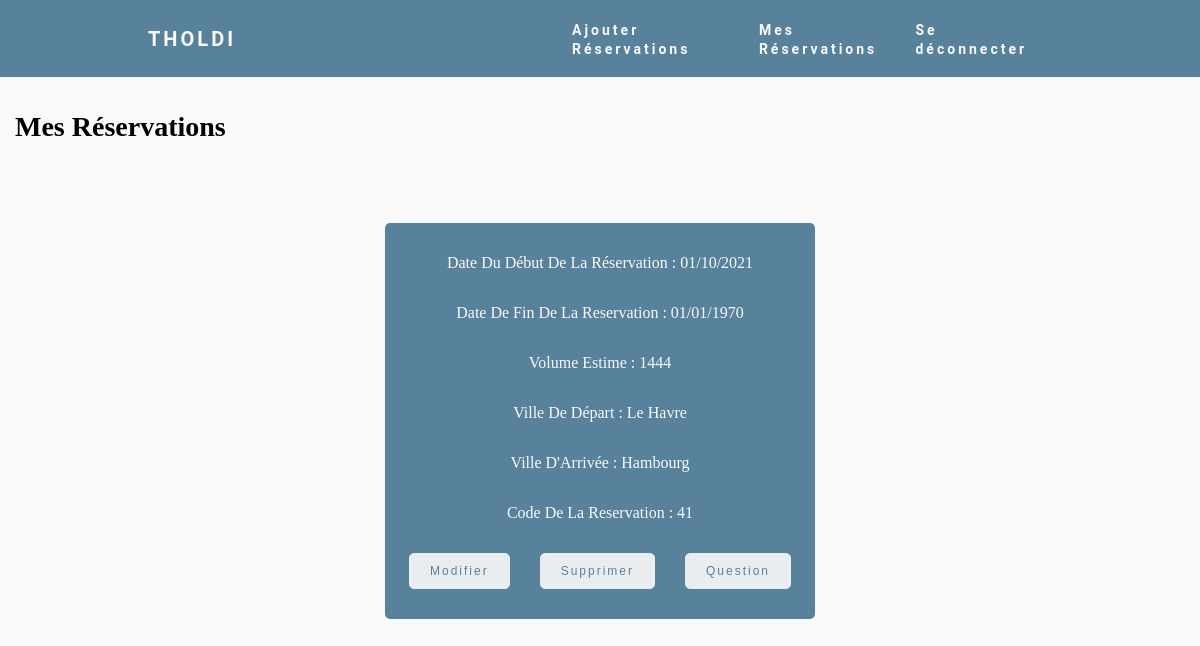
Page /reservation.php (signed in) on the committed database.
### tables this page shows
CREATE TABLE IF NOT EXISTS `reservation` (
  `codeReservation` int(15) NOT NULL AUTO_INCREMENT,
  `dateDebutReservation` bigint(20) DEFAULT NULL,
  `datefinReservation` bigint(20) DEFAULT NULL,
  `dateReservation` bigint(20) DEFAULT NULL,
  `volumeEstime` decimal(4,0) DEFAULT NULL,
  `codeDevis` int(1) DEFAULT NULL,
  `codeVilleMiseDisposition` int(6) NOT NULL,
  `codeVilleRendre` int(6) NOT NULL,
  `codeUtilisateur` smallint(6) NOT NULL,
  `numeroDeReservation` int(11) DEFAULT NULL,
  `etat` char(10) DEFAULT NULL,
  `libelleMessage` varchar(200) DEFAULT NULL,
  `etatMsg` boolean DEFAULT NULL,
  `dateMessage` bigint(20) DEFAULT NULL,

  PRIMARY KEY (`codeReservation`),
  KEY `fk_Dev` (`codeDevis`),
  KEY `fk_V` (`codeVilleMiseDisposition`),
  KEY `fk_Ville` (`codeVilleRendre`),
  KEY `fk_codeU` (`codeUtilisateur`)
);

CREATE TABLE IF NOT EXISTS `ville` (
  `codeVille` int(6) NOT NULL AUTO_INCREMENT,
  `nomVille` char(30) NOT NULL,
  `codePays` char(4) NOT NULL,
  PRIMARY KEY (`codeVille`),
  KEY `fk_codePa` (`codePays`)
);

### gestion.base.inc.php (called while the page is built, shortened)
<?php
function gestionnaireDeConnexion()
{
    try {
        $pdo = new PDO(
            'mysql:host=localhost;dbname=tholdi',
            'root',
            '',
            array(PDO::MYSQL_ATTR_INIT_COMMAND => "SET NAMES utf8")
        );
    } catch (PDOException $e) {
        echo $e->getMessage();
    }
    return $pdo;
}
function obtenirNomVille($codeVilleSelectionee)
{
    $pdo = gestionnaireDeConnexion();
    if ($pdo != NULL) {
        $req = "select nomVille from VILLE where codeVille = $codeVilleSelectionee";
        $pdoStatement = $pdo->query($req);
        $laVilleSelectionee = $pdoStatement->fetch();
        $laVilleSelectionee = $laVilleSelectionee[0];
    }
    return $laVilleSelectionee;
}
function afficherReservation($code)
{
    $lesReservations = array();
    $pdo = gestionnaireDeConnexion();
    if ($pdo != NULL) {
        $sql = "SELECT * from RESERVATION  where codeUtilisateur=:code order by codeReservation";
        $prep = $pdo->prepare($sql);
        $prep->bindParam(':code', $code, PDO::PARAM_STR);
        $prep->execute();
        $lesReservations = $prep->fetchAll(PDO::FETCH_ASSOC);
    }
    return $lesReservations;
}

### reservation.php (the view, shortened to what this page needs)
<?php
include_once 'gestion.base.inc.php';
?>
<!DOCTYPE html>
<html>
<head>
    <link rel="stylesheet" href="reservation.css"/>
</head>
<body>
    <nav>
        <div class="logo">
            <h4>THOLDI</h4>
        </div>
        <ul class="nav-Links">
            <li><a href="creerReservation.php">Ajouter Réservations</a></li>
            <li><a href="reservation.php">Mes Réservations</a></li>
            <li><a href="deconnexion.php">Se déconnecter</a></li>
        </ul>
    </nav>
    <h1 class="titlePage"> Mes Réservations</h1>
    <div class="containerReservation">
        <?php
        $collectionReservations = afficherReservation($_SESSION['codeUtilisateur']);
        foreach ($collectionReservations as $reservation) :
        ?>
            <div class="resaBox">
                <p>Date Du Début De La Réservation : <?php echo date('d/m/Y', $reservation["dateDebutReservation"]) ?></p>
                <p> Date De Fin De La Reservation : <?php echo date('d/m/Y', $reservation["datefinReservation"]) ?> </p>
                <p> Volume Estime : <?php echo $reservation["volumeEstime"] ?> </p>
                <p> Ville De Départ : <?php echo obtenirNomVille($reservation["codeVilleMiseDisposition"]) ?> </p>
                <p> Ville D'Arrivée : <?php echo obtenirNomVille($reservation["codeVilleRendre"]) ?> </p>
                <p> Code De La Reservation : <?php echo $reservation["codeReservation"] ?> </p>
                <div class="buttonAction">
                    <form action="modifierReservation.php" method="POST">
                        <button type="submit" name="reservationAModifier" value="<?php echo $reservation['codeReservation'] ?>"> Modifier</button>
                    </form>
                    <form action="supressionReservation.php" method="POST">
                        <button type="submit" name="codeReservation" value="<?php echo $reservation['codeReservation'] ?>"> Supprimer</button>
                    </form>
                    <form action="question.php" method="POST">
                        <button type="submit" name="codeReservation" value="<?php echo $reservation['codeReservation'] ?>"> Question</button>
                    </form>
                </div>
            </div>
        <?php endforeach; ?>
    </div>
</body>
</html>

### reservation.css (style rules this page uses)
body { margin: 0; padding: 0; box-sizing: border-box; background-color: #f9f9f9; }
nav { background-color: #58829b; display: flex; justify-content: space-around; align-items: center; font-family: "Roboto", sans-serif; }
.logo { font-size: 20px; letter-spacing: 3px; color: #f9f9f9; text-transform: uppercase; }
.nav-Links { display: flex; justify-content: space-around; width: 40%; }
.nav-Links li { list-style: none; }
.nav-Links a { color: #f9f9f9; text-decoration: none; letter-spacing: 3px; font-weight: bold; font-size: 14px; }
.titlePage { font-size: 28px; padding: 15px; }
.containerReservation { margin: 50px 20px 50px 20px; display: flex; flex-flow: row wrap; justify-content: center; }
.resaBox { display: flex; flex-direction: column; align-items: center; background-color: #58829b; border-radius: 5px; margin: 15px; padding: 15px; width: 400px; }
.resaBox p { color: #f9f9f9; }
.buttonAction { display: flex; flex-direction: row; }
.buttonAction form { padding: 15px; }
form button { text-decoration: none; letter-spacing: 2px; color: #58829b; border-radius: 5px; border: 1px solid #f9f9f9; display: inline-block; cursor: pointer; background-color: #f9f9f9; font-family: Arial; font-size: 12px; padding: 10px 20px; text-decoration: none; text-shadow: 0px 1px 0px #f9f9f9; opacity: 0.9; }

### rows in the picture
reservation: dateDebutReservation "01/10/2021", datefinReservation "01/01/1970", volumeEstime "1444", codeVilleMiseDisposition.nomVille "Le Havre", codeVilleRendre.nomVille "Hambourg", codeReservation "41"
